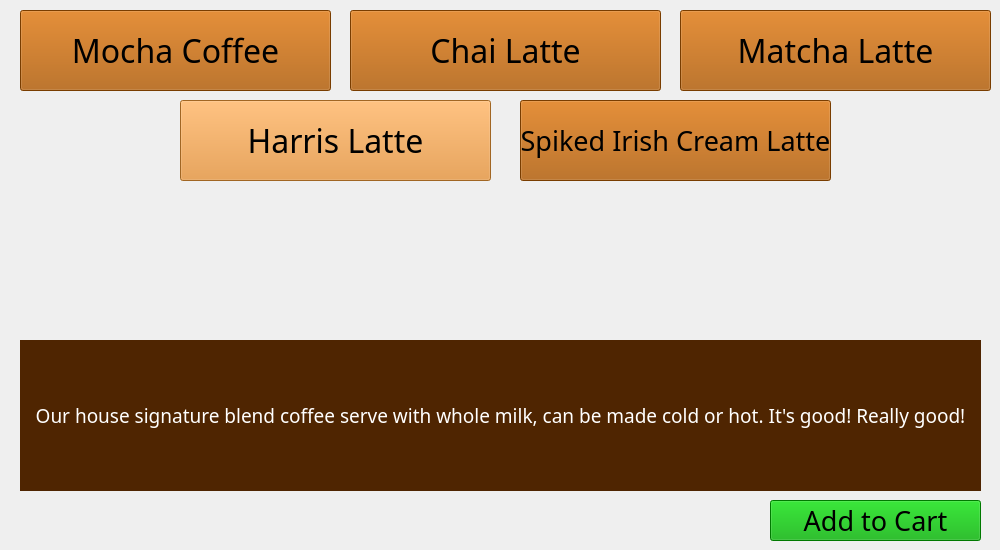
      <widget class="QWidget" name="coffee4_HarrisLatte">
       <widget class="QPushButton" name="pushButton_coffee4to5">
        <property name="geometry">
         <rect>
          <x>520</x>
          <y>100</y>
          <width>311</width>
          <height>81</height>
         </rect>
        </property>
        <property name="font">
         <font>
          <family>Bernard MT Condensed</family>
          <pointsize>20</pointsize>
         </font>
        </property>
        <property name="styleSheet">
         <string notr="true">background-color: rgb(170, 85, 0);</string>
        </property>
        <property name="text">
         <string>Spiked Irish Cream Latte</string>
        </property>
       </widget>
       <widget class="QPushButton" name="pushButton_coffee4to1">
        <property name="geometry">
         <rect>
          <x>20</x>
          <y>10</y>
          <width>311</width>
          <height>81</height>
         </rect>
        </property>
        <property name="font">
         <font>
          <family>Bernard MT Condensed</family>
          <pointsize>24</pointsize>
         </font>
        </property>
        <property name="styleSheet">
         <string notr="true">background-color: rgb(170, 85, 0);</string>
        </property>
        <property name="text">
         <string>Mocha Coffee</string>
        </property>
       </widget>
       <widget class="QPushButton" name="pushButton_coffeeToModify_46">
        <property name="geometry">
         <rect>
          <x>180</x>
          <y>100</y>
          <width>311</width>
          <height>81</height>
         </rect>
        </property>
        <property name="font">
         <font>
          <family>Bernard MT Condensed</family>
          <pointsize>24</pointsize>
         </font>
        </property>
        <property name="styleSheet">
         <string notr="true">background-color: rgb(226, 143, 49);</string>
        </property>
        <property name="text">
         <string>Harris Latte</string>
        </property>
       </widget>
       <widget class="QPushButton" name="pushButton_coffee4to3">
        <property name="geometry">
         <rect>
          <x>680</x>
          <y>10</y>
          <width>311</width>
          <height>81</height>
         </rect>
        </property>
        <property name="font">
         <font>
          <family>Bernard MT Condensed</family>
          <pointsize>24</pointsize>
         </font>
        </property>
        <property name="styleSheet">
         <string notr="true">background-color: rgb(170, 85, 0);</string>
        </property>
        <property name="text">
         <string>Matcha Latte</string>
        </property>
       </widget>
       <widget class="QPushButton" name="pushButton_coffee4to2">
        <property name="geometry">
         <rect>
          <x>350</x>
          <y>10</y>
          <width>311</width>
          <height>81</height>
         </rect>
        </property>
        <property name="font">
         <font>
          <family>Bernard MT Condensed</family>
          <pointsize>24</pointsize>
         </font>
        </property>
        <property name="styleSheet">
         <string notr="true">background-color: rgb(170, 85, 0);</string>
        </property>
        <property name="text">
         <string>Chai Latte</string>
        </property>
       </widget>
       <widget class="QPushButton" name="pushButton_coffee4ToCart">
        <property name="geometry">
         <rect>
          <x>770</x>
          <y>500</y>
          <width>211</width>
          <height>41</height>
         </rect>
        </property>
        <property name="font">
         <font>
          <family>Bernard MT Condensed</family>
          <pointsize>20</pointsize>
         </font>
        </property>
        <property name="styleSheet">
         <string notr="true">background-color: rgb(0, 170, 0);
color: rgb(0, 0, 0);</string>
        </property>
        <property name="text">
         <string>Add to Cart</string>
        </property>
       </widget>
       <widget class="QLabel" name="label_22">
        <property name="geometry">
         <rect>
          <x>20</x>
          <y>340</y>
          <width>961</width>
          <height>151</height>
         </rect>
        </property>
        <property name="font">
         <font>
          <family>Bernard MT Condensed</family>
          <pointsize>14</pointsize>
         </font>
        </property>
        <property name="styleSheet">
         <string notr="true">background-color: rgb(79, 37, 1);
color: rgb(255, 255, 255);</string>
        </property>
        <property name="text">
         <string>Our house signature blend coffee serve with whole milk, can be made cold or hot. It's good! Really good!</string>
        </property>
        <property name="alignment">
         <set>Qt::AlignCenter</set>
        </property>
       </widget>
      </widget>
